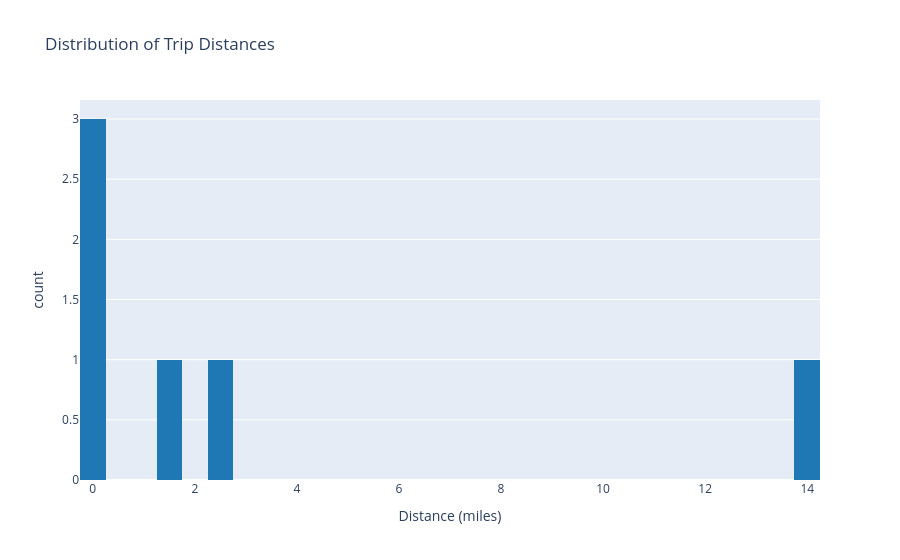

The cell this chart's notebook holds for it:
### Markdown cell above
### Visualization 2: Average Fare by Hour of Day (Line Chart)

**Key Observation**: Clear bimodal distribution with peaks at morning rush (8 AM) and evening rush (6 PM). Midday shows elevated but stable fares, suggesting consistent business travel. Late-night fares are variable but generally lower, indicating a different passenger mix (nightlife, airport transfers).

### Code cell
# Visualization 3: Distribution of Trip Distances (Histogram)

trip_distance_data = con.execute('''
    SELECT
        trip_distance
    FROM engineered
    WHERE trip_distance > 0 AND trip_distance <= 25
    ORDER BY trip_distance
''').fetchdf()

fig_hist = px.histogram(
    trip_distance_data,
    x='trip_distance',
    nbins=50,
    title='Distribution of Trip Distances',
    labels={'trip_distance': 'Distance (miles)', 'count': 'Number of Trips'},
    color_discrete_sequence=['#1f77b4']
)
fig_hist.show()

print(f"Max distance (95th percentile): {trip_distance_data['trip_distance'].quantile(0.95):.2f} miles")
print(f"Mean distance: {trip_distance_data['trip_distance'].mean():.2f} miles")
print(f"Median distance: {trip_distance_data['trip_distance'].median():.2f} miles")

### Figure 1 — Plotly figure (JSON) as saved in the notebook; plotly's stock layout.template omitted (floating-point values rounded to 4 significant figures)
{"data": [{"bingroup": "x", "hovertemplate": "Distance (miles)=%{x}<br>count=%{y}<extra></extra>", "legendgroup": "", "marker": {"color": "#1f77b4", "pattern": {"shape": ""}}, "name": "", "nbinsx": 50, "orientation": "v", "showlegend": false, "type": "histogram", "x": [0.01, 0.11, 0.21, 1.5, 2.46, 14.0], "xaxis": "x", "yaxis": "y"}], "layout": {"barmode": "relative", "legend": {"tracegroupgap": 0}, "title": {"text": "Distribution of Trip Distances"}, "xaxis": {"anchor": "y", "domain": [0, 1], "title": {"text": "Distance (miles)"}}, "yaxis": {"anchor": "x", "domain": [0, 1], "title": {"text": "count"}}}}
